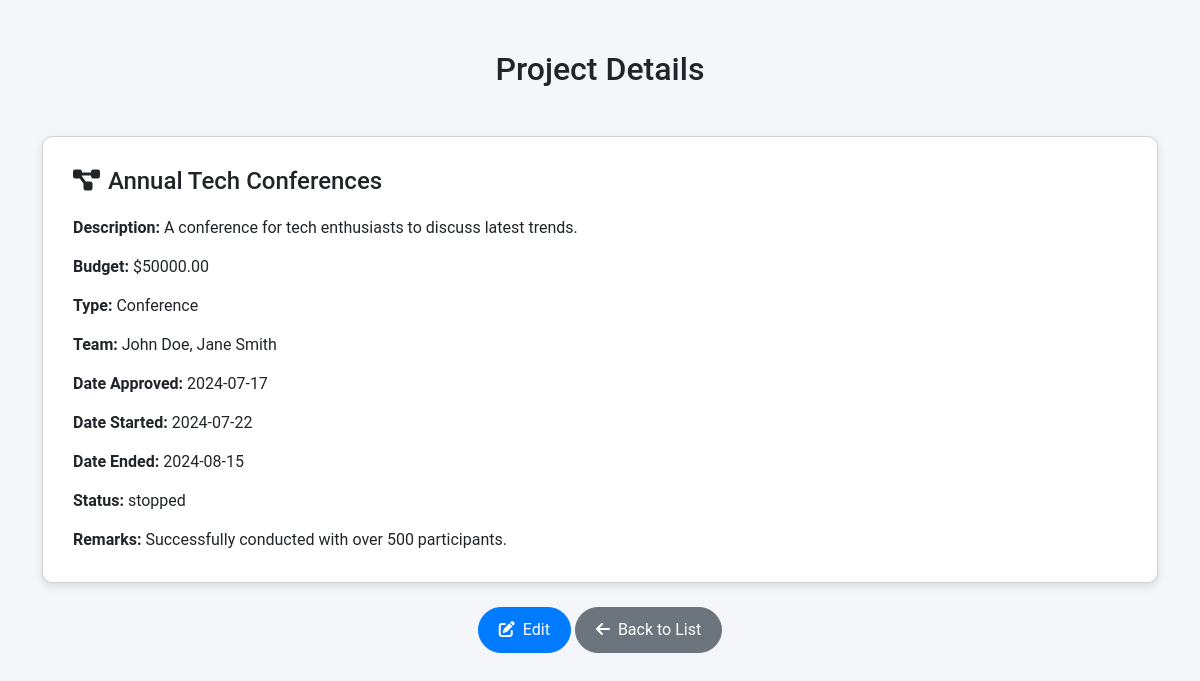
The app's page /view.php?id=6 (signed in) with its own data.
### tables this page shows
CREATE TABLE `projects` (
  `id` int(11) NOT NULL,
  `proj_name` varchar(255) NOT NULL,
  `description` text DEFAULT NULL,
  `budget` decimal(10,2) DEFAULT NULL,
  `type` varchar(100) DEFAULT NULL,
  `team` varchar(255) DEFAULT NULL,
  `date_approved` date DEFAULT NULL,
  `date_started` date DEFAULT NULL,
  `date_ended` date DEFAULT NULL,
  `status` enum('ongoing','stopped','completed') DEFAULT NULL,
  `remarks` text DEFAULT NULL
);

### view.php (the view, shortened to what this page needs)
<?php
$servername = "localhost";
$username = "root";
$password = "";
$dbname = "project";
$conn = new mysqli($servername, $username, $password, $dbname);
$id = $_GET['id'] ?? null;
$sql = "SELECT * FROM projects WHERE id=?";
$stmt = $conn->prepare($sql);
$stmt->bind_param("i", $id);
$stmt->execute();
$result = $stmt->get_result();
if ($result->num_rows > 0) {
    $project = $result->fetch_assoc();
} else {
    echo "Project not found";
    exit;
}
?>
<!DOCTYPE html>
<html lang="en">
<head>
    <link href="https://cdn.jsdelivr.net/npm/bootstrap@5.3.0/dist/css/bootstrap.min.css" rel="stylesheet">
    <link href="https://cdnjs.cloudflare.com/ajax/libs/font-awesome/6.0.0-beta3/css/all.min.css" rel="stylesheet">
</head>
<body>
    <div class="container">
        <h2 class="text-center mb-5">Project Details</h2>
        <div class="card">
            <div class="card-body">
                <h5 class="card-title"><i class="fas fa-project-diagram icon"></i><?php echo htmlspecialchars($project['proj_name']); ?></h5>
                <p class="card-text"><strong>Description:</strong> <?php echo nl2br(htmlspecialchars($project['description'])); ?></p>
                <p class="card-text"><strong>Budget:</strong> $<?php echo htmlspecialchars($project['budget']); ?></p>
                <p class="card-text"><strong>Type:</strong> <?php echo htmlspecialchars($project['type']); ?></p>
                <p class="card-text"><strong>Team:</strong> <?php echo htmlspecialchars($project['team']); ?></p>
                <p class="card-text"><strong>Date Approved:</strong> <?php echo htmlspecialchars($project['date_approved']); ?></p>
                <p class="card-text"><strong>Date Started:</strong> <?php echo htmlspecialchars($project['date_started']); ?></p>
                <p class="card-text"><strong>Date Ended:</strong> <?php echo htmlspecialchars($project['date_ended']); ?></p>
                <p class="card-text"><strong>Status:</strong> <?php echo htmlspecialchars($project['status']); ?></p>
                <p class="card-text"><strong>Remarks:</strong> <?php echo nl2br(htmlspecialchars($project['remarks'])); ?></p>
            </div>
        </div>
       <div class="mt-4 text-center">
    <a href="edit.php?id=<?php echo $project['id']; ?>" id="edit-button" class="btn btn-primary"><i class="fas fa-edit icon"></i>Edit</a>
    <a href="dashboard.php" id="back-button" class="btn btn-secondary"><i class="fas fa-arrow-left icon"></i>Back to List</a>
</div>
    </div>
</body>
</html>

### view.php (style rules this page uses)
body { background-color: #f4f6f9; font-family: 'Roboto', sans-serif; }
.container { margin-top: 50px; }
.card { border-radius: 10px; box-shadow: 0 4px 8px rgba(0, 0, 0, 0.1); }
.card-body { padding: 30px; }
.card-title { font-size: 1.5rem; margin-bottom: 20px; }
.card-text { margin-bottom: 15px; font-size: 1rem; }
.btn { padding: 10px 20px; font-size: 1rem; border-radius: 50px; transition: all 0.3s ease; }
.btn-primary { background-color: #007bff; border-color: #007bff; }
.btn-secondary { background-color: #6c757d; border-color: #6c757d; }
.icon { margin-right: 8px; }

### records on screen
projects: proj_name "Annual Tech Conferences", description "A conference for tech enthusiasts to discuss latest trends.", budget "50000.00", type "Conference", team "John Doe, Jane Smith", date_approved "2024-07-17", date_started "2024-07-22", date_ended "2024-08-15", status "stopped", remarks "Successfully conducted with over 500 participants."
